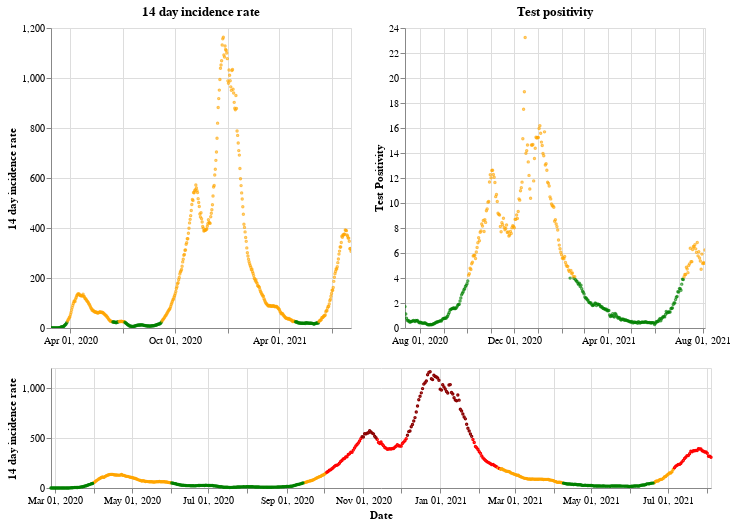

Source (notebook cell):
### Markdown cell above
## Wales

### Code cell
plot_traffic_light('Wales')

### Figure 1 — Vega-Lite specification as saved in the notebook (floating-point values rounded to 4 significant figures; data arrays with more than 128 entries replaced by an {"elided": "..."} marker saying what was removed)
{"config": {"view": {"continuousWidth": 400, "continuousHeight": 300}}, "vconcat": [{"hconcat": [{"mark": {"type": "point", "size": 2}, "encoding": {"color": {"condition": {"value": "green", "test": "(datum.twoWeeklyCasesRate <= 25)"}, "value": "orange"}, "tooltip": [{"type": "nominal", "field": "areaName"}, {"type": "temporal", "field": "date"}, {"type": "quantitative", "field": "twoWeeklyCasesRate"}, {"type": "quantitative", "field": "testPositivity"}], "x": {"type": "temporal", "axis": {"title": ""}, "field": "date", "scale": {"domain": {"selection": "DateBrush"}}, "timeUnit": "yearmonthdate"}, "y": {"type": "quantitative", "axis": {"title": "14 day incidence rate"}, "field": "twoWeeklyCasesRate"}}, "title": "14 day incidence rate", "width": 300}, {"mark": {"type": "point", "size": 2}, "encoding": {"color": {"condition": {"value": "green", "test": "(datum.testPositivity <= 4)"}, "value": "orange"}, "tooltip": [{"type": "nominal", "field": "areaName"}, {"type": "temporal", "field": "date"}, {"type": "quantitative", "field": "twoWeeklyCasesRate"}, {"type": "quantitative", "field": "testPositivity"}], "x": {"type": "temporal", "axis": {"title": ""}, "field": "date", "scale": {"domain": {"selection": "DateBrush"}}, "timeUnit": "yearmonthdate"}, "y": {"type": "quantitative", "axis": {"title": "Test Positivity"}, "field": "testPositivity"}}, "title": "Test positivity", "width": 300}]}, {"layer": [{"mark": {"type": "point", "size": 2}, "encoding": {"color": {"condition": {"value": "orange", "test": "(((datum.testPositivity < 4) && (datum.twoWeeklyCasesRate >= 50)) && (datum.twoWeeklyCasesRate < 200))"}, "value": "red"}, "opacity": {"condition": {"value": 1, "test": "((datum.twoWeeklyCasesRate >= 50) && (datum.twoWeeklyCasesRate < 500))"}, "value": 0}, "tooltip": [{"type": "nominal", "field": "areaName"}, {"type": "temporal", "field": "date"}, {"type": "quantitative", "field": "twoWeeklyCasesRate"}, {"type": "quantitative", "field": "testPositivity"}], "x": {"type": "temporal", "axis": {"title": "Date"}, "field": "date", "timeUnit": "yearmonthdate"}, "y": {"type": "quantitative", "axis": {"title": "14 day incidence rate"}, "field": "twoWeeklyCasesRate"}}, "selection": {"DateBrush": {"type": "interval", "encodings": ["x"], "fields": ["Time"]}}}, {"mark": {"type": "point", "size": 2}, "encoding": {"color": {"value": "darkred"}, "opacity": {"condition": {"value": 1, "test": "(datum.twoWeeklyCasesRate >= 500)"}, "value": 0}, "tooltip": [{"type": "nominal", "field": "areaName"}, {"type": "temporal", "field": "date"}, {"type": "quantitative", "field": "twoWeeklyCasesRate"}, {"type": "quantitative", "field": "testPositivity"}], "x": {"type": "temporal", "axis": {"title": "Date"}, "field": "date", "timeUnit": "yearmonthdate"}, "y": {"type": "quantitative", "axis": {"title": "14 day incidence rate"}, "field": "twoWeeklyCasesRate"}}}, {"mark": {"type": "point", "size": 2}, "encoding": {"color": {"condition": {"value": "green", "test": "((datum.testPositivity < 4) && (datum.twoWeeklyCasesRate < 50))"}, "value": "orange"}, "opacity": {"condition": {"value": 1, "test": "(datum.twoWeeklyCasesRate < 50)"}, "value": 0}, "tooltip": [{"type": "nominal", "field": "areaName"}, {"type": "temporal", "field": "date"}, {"type": "quantitative", "field": "twoWeeklyCasesRate"}, {"type": "quantitative", "field": "testPositivity"}], "x": {"type": "temporal", "axis": {"title": "Date"}, "field": "date", "timeUnit": "yearmonthdate"}, "y": {"type": "quantitative", "axis": {"title": "14 day incidence rate"}, "field": "twoWeeklyCasesRate"}}}], "height": 120, "width": 660}], "data": {"name": "data-9e85954a23be0aba521f01ee9e8b19ff"}, "$schema": "https://vega.github.io/schema/vega-lite/v4.8.1.json", "datasets": {"data-9e85954a23be0aba521f01ee9e8b19ff": {"elided": "525 records"}}}
